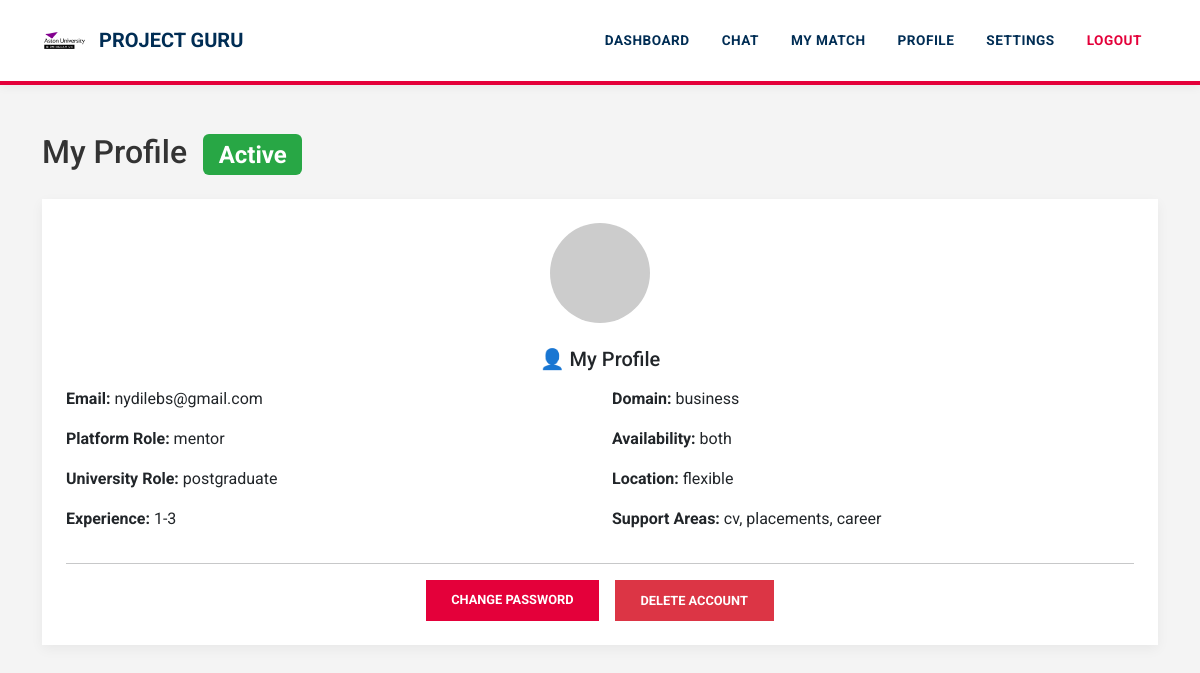
Page /profile (signed in) on the committed database.
### tables this page shows
CREATE TABLE users (
    id INTEGER PRIMARY KEY AUTOINCREMENT,
    email TEXT UNIQUE,
    password TEXT,
    role TEXT,
    level TEXT,
    experience TEXT,
    domain TEXT,
    availability TEXT,
    location TEXT,
    status TEXT
, verification_code TEXT, is_verified INTEGER DEFAULT 0, reset_code TEXT);

CREATE TABLE questionnaires (
    id INTEGER PRIMARY KEY AUTOINCREMENT,
    user_id INTEGER,
    help_areas TEXT
);

### app.py (the view)
@app.route("/profile")
def profile():
    if "user_id" not in session:
        return redirect("/login")
    profile = get_active_profile()
    if not profile:
        return redirect("/dashboard")
    role = profile["role"]
    conn = get_db()
    user = conn.execute("""
        SELECT u.*, q.help_areas
        FROM users u
        LEFT JOIN questionnaires q ON u.id = q.user_id
        WHERE u.id=?
    """,(session["user_id"],)).fetchone()
    if role == "mentor":
        matches = conn.execute("""
            SELECT * FROM matches
            WHERE mentor_id=?
        """,(session["user_id"],)).fetchall()
    else:  # mentee
        matches = conn.execute("""
            SELECT * FROM matches
            WHERE mentee_id=?
        """,(session["user_id"],)).fetchall()
    conn.close()
    return render_template(
        "profile.html",
        user=user,
        matches=matches,
        role=role
    )

### app.py (called while the page is built)
def get_db():
    conn = sqlite3.connect("database.db", timeout=30)
    conn.row_factory = sqlite3.Row
    return conn

def get_active_profile():
    if "profile_id" not in session:
        return None
    conn = get_db()
    profile = conn.execute("""
        SELECT * FROM profiles
        WHERE id=? AND user_id=?
    """, (session["profile_id"], session["user_id"])).fetchone()
    conn.close()
    return profile

### templates/profile.html (shortened to what this page needs)
<!DOCTYPE html>
<html>
<head>
<link href="https://cdn.jsdelivr.net/npm/bootstrap@5.3.2/dist/css/bootstrap.min.css" rel="stylesheet">
</head>
<body>
{% include "navbar.html" %}
<div class="container mt-5">
<h2 class="mb-4">
My Profile
<span class="badge badge-status ms-2">Active</span>
</h2>
<div class="card shadow profile-card p-4">
<div class="text-center mb-4">
<img
src="https://ui-avatars.com/api/?name={{ user.email }}&background=6f2da8&color=fff&size=100"
class="avatar">
</div>
<h5 class="mb-3 text-center">👤 My Profile</h5>
<div class="row">
<div class="col-md-6">
<p><strong>Email:</strong> {{ user.email }}</p>
<p><strong>Platform Role:</strong> {{ user.role }}</p>
<p><strong>University Role:</strong> {{ user.level }}</p>
<p><strong>Experience:</strong> {{ user.experience }}</p>
</div>
<div class="col-md-6">
<p><strong>Domain:</strong> {{ user.domain }}</p>
<p><strong>Availability:</strong> {{ user.availability }}</p>
<p><strong>Location:</strong> {{ user.location }}</p>
<p><strong>Support Areas:</strong> {{ user.help_areas }}</p>
</div>
</div>
<hr>
<div class="d-flex justify-content-center gap-3">
<a href="/change_password" class="btn btn-primary">
Change Password
</a>
<a href="/delete_account" class="btn btn-danger">
Delete Account
</a>
</div>
</div>
</div>
</body>
</html>

### templates/profile.html (style rules this page uses)
body { background:#f7f3fb; }
.profile-card { border-radius:12px; }
.avatar { width:100px; height:100px; border-radius:50%; }
.badge-status { background:#28a745; font-size:14px; padding:6px 10px; }

### templates/navbar.html (style rules this page uses)
:root { --aston-navy: #002d54; --aston-red: #e4003a; --aston-grey: #f4f4f4; --aston-dark-grey: #333333; }
body { background-color: var(--aston-grey) !important; font-family: 'Roboto', Arial, sans-serif !important; color: var(--aston-dark-grey); }
.card { border: none !important; border-radius: 0 !important; box-shadow: 0 4px 12px rgba(0,0,0,0.05) !important; }
.btn { border-radius: 0 !important; font-weight: 700 !important; text-transform: uppercase; font-size: 0.8rem; padding: 10px 25px !important; }
.btn-primary { background-color: var(--aston-red) !important; border: none !important; }

### rows in the picture
users: email "nydilebs@gmail.com", role "mentor", level "postgraduate", experience "1-3", domain "business", availability "both", location "flexible"
questionnaires: help_areas "cv, placements, career"
